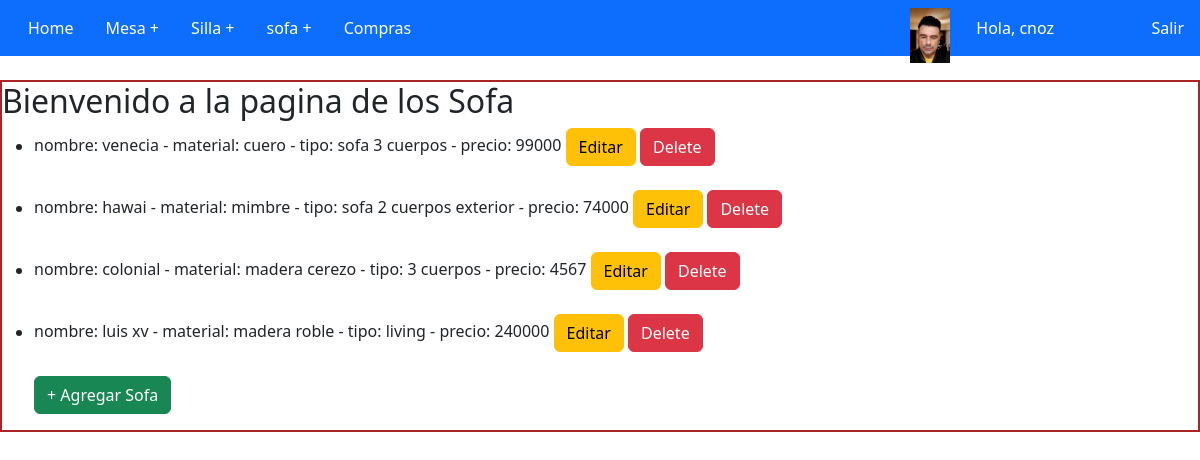
/productos/read_sofa/ (signed in), run on an earlier commit of the app's database.
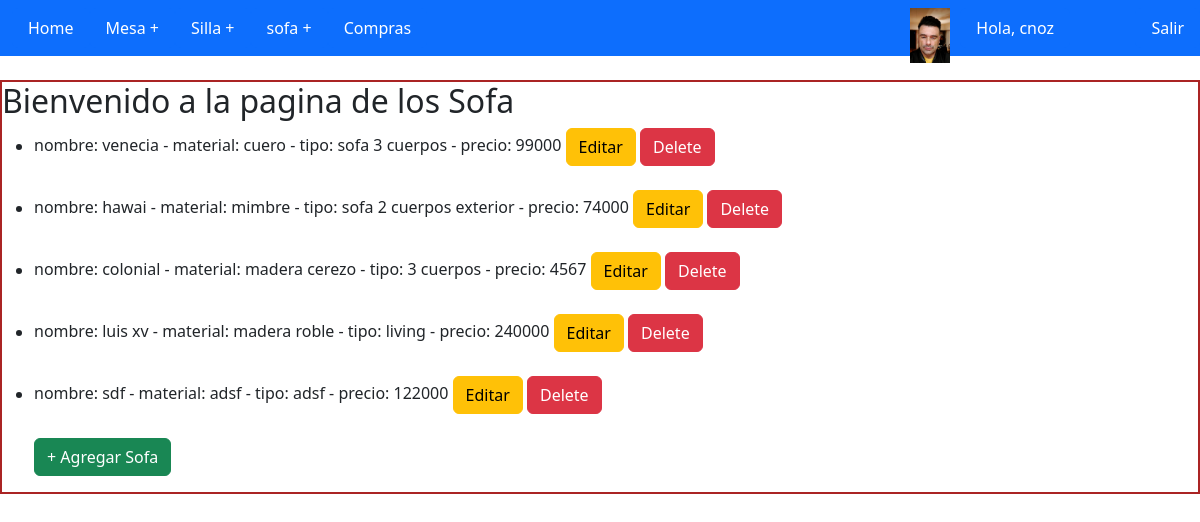
And on a later commit of the database.
### productos/models.py (models this page shows)
class Sofa(models.Model):
    nombre = models.CharField(max_length= 30)
    material = models.CharField(max_length= 30)
    tipo = models.CharField(max_length= 30)
    precio = models.IntegerField()
    def __str__(self):
        return f'nombre: {self.nombre} - material: {self.material} - tipo: {self.tipo} - precio: {self.precio}'

### productos/views.py (the view)
# urls.py: path('read_sofa/', read_sofa),
@staff_member_required(redirect_field_name='next', login_url='/productos/acceso/') #redirect_field_name='next',--> se puede sacar
@login_required
def read_sofa(request=None):
    sofas= Sofa.objects.all()
    avatar = Avatar.objects.filter(user = request.user.id)
    try:
        avatar = avatar[0].image.url
    except:
        avatar = None
    return render(request,'crud_sofa/read_sofa.html',{'sofa': sofas,'avatar': avatar })

### productos/template/crud_sofa/read_sofa.html (shortened to what this page needs)
{% extends "index.html" %}
{% load static %}
{% block contenido %}
<h2>Bienvenido a la pagina de los Sofa</h2>
<ul>
    {% for sof in sofa %}
        <li>
            {{ sof }}
            <a href="/productos/update_sofa/{{sof.id}}" class="btn btn-warning">Editar</a>
            <a href="/productos/delete_sofa/{{sof.id}}" class="btn btn-danger">Delete</a>
        </li>
        <br>
    {% endfor %}
    <a class="btn btn-success" href="/productos/create_sofa"> + Agregar Sofa</a>
</ul>
{% endblock %}

What changed in the data, as far as the page shows it:
added Sofa: nombre+material+tipo "nombre: sdf - material: adsf - tipo: adsf - precio: 122000"
